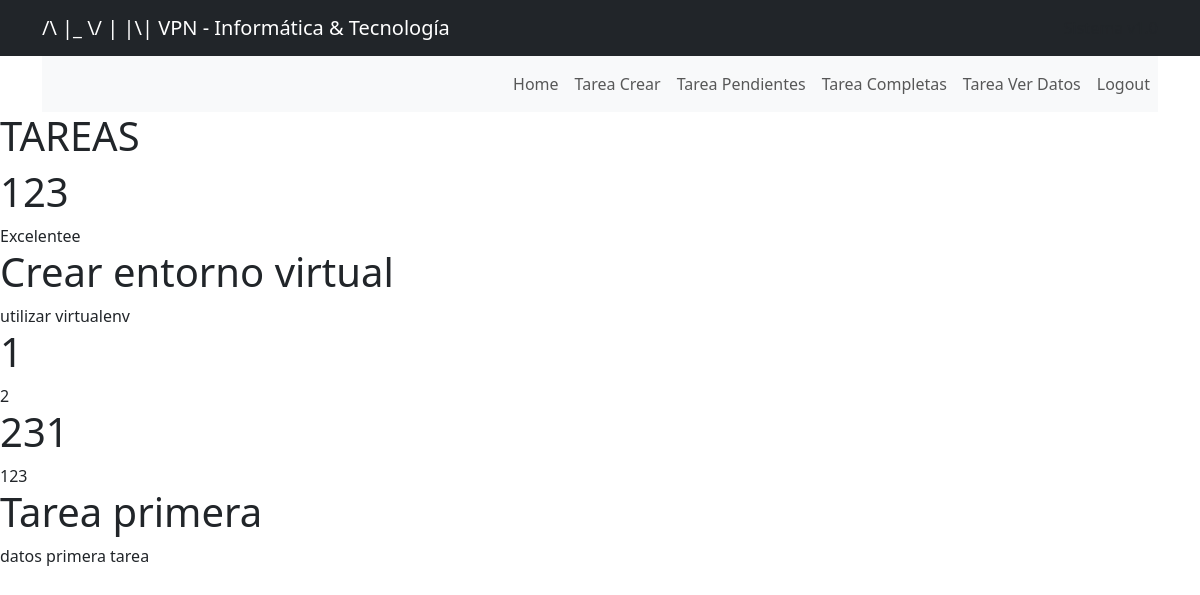
Page /tasks/ (signed in) on the committed database.
### myapp/models.py (models this page shows, shortened)
class Task(models.Model):
    title = models.CharField(max_length=200)
    description = models.TextField()
    project = models.ForeignKey(Project, on_delete=models.CASCADE)

### myapp/views.py (the view)
# urls.py: path('tasks/', views.tasks, name="tasks"),
@login_required
def tasks(request):
    tasks = Task.objects.all()
    return render(request, 'tasks.html', {
        'tasks': tasks
    })

### myapp/templates/tasks.html
{% extends 'nav.html' %}
{% block content %}
<h1> TAREAS</h1>
{% for task in tasks %}
<h1>{{task.title}}</h1>
{{task.description}}
{% endfor %}
{% endblock %}

### rows in the picture
Task: title "123", description "Excelentee"
Task: title "Crear entorno virtual", description "utilizar virtualenv"
Task: title "1", description "2"
Task: title "231", description "123"
Task: title "Tarea primera", description "datos primera tarea"
